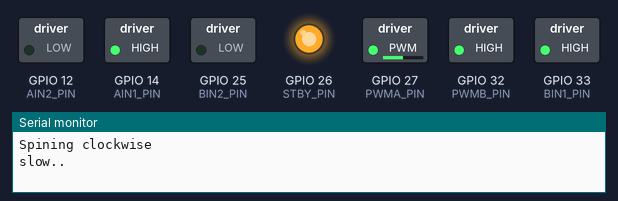
Bench run of a sketch on a simulated ESP32. Shown: switched loads named in the sketch (green lamp = pin HIGH), output pins drawn as LEDs (lit = HIGH), the last lines printed to the serial monitor.

Above: at 0.05 s.
At 6.05 s:
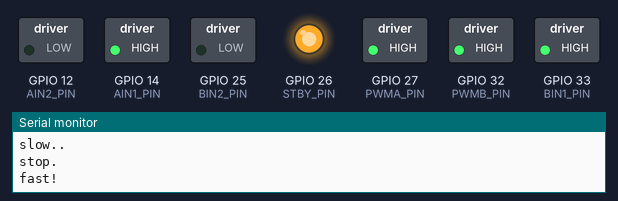
At 11.95 s:
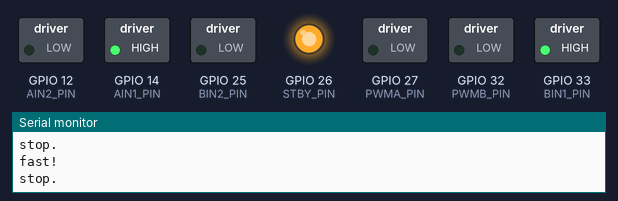
Timing chart, 0 to 15.6 s (numbered marks = the images above):
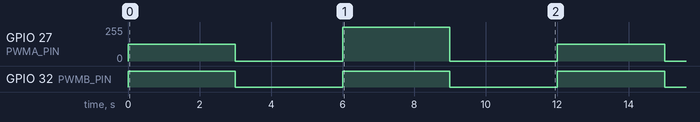

Measured:
- by itself, GPIO 27 (PWMA_PIN): repeats every 12.0 s: 0/255 3.0 s, 255/255 3.0 s, 0/255 3.0 s, 127/255 3.0 s
- by itself, GPIO 32 (PWMB_PIN): alternates HIGH for 3.0 s and LOW for 3.0 s

The sketch:

03-change-speed.ino
```cpp
#include <Arduino.h>

int PWM_FREQ = 5000;
int PWM_RESOLUTION = 10;

int PWMA_CHANNEL = 0;

int PWMA_PIN = 27;

int PWMB_CHANNEL = 1;

int PWMB_PIN = 32;

int AIN1_PIN = 14;
int AIN2_PIN = 12;

int BIN1_PIN = 33;
int BIN2_PIN = 25;

int STBY_PIN = 26;

int MAX_DUTY_CYCLE = (int)(pow(2, PWM_RESOLUTION) - 1);

void setupPwmPin(uint8_t pin, uint8_t channel)
{
  ledcSetup(PWMA_CHANNEL, PWM_FREQ, PWM_RESOLUTION);
  ledcAttachPin(pin, channel);
}

void setupSerial()
{
  Serial.begin(115200);
}

void changeToCw(int cw)
{
  if (cw == 1)
  {
    Serial.println("Spining clockwise");
    // IN1 pins should be high and IN2 should be low to spin clockwise
    digitalWrite(AIN1_PIN, 1);
    digitalWrite(AIN2_PIN, 0);
    digitalWrite(BIN1_PIN, 1);
    digitalWrite(BIN2_PIN, 0);
  }
  else if (cw == 0)
  {
    Serial.println("Spining counterclockwise");
    // IN1 pins should be low and IN2 pins should be high to spin counter-clockwise
    digitalWrite(AIN1_PIN, 0);
    digitalWrite(AIN2_PIN, 1);
    digitalWrite(BIN1_PIN, 0);
    digitalWrite(BIN2_PIN, 1);
  }
}

void setupPins()
{
  // output pin must be configured as outputs
  pinMode(AIN1_PIN, OUTPUT);
  pinMode(AIN2_PIN, OUTPUT);
  pinMode(BIN1_PIN, OUTPUT);
  pinMode(BIN2_PIN, OUTPUT);
  pinMode(STBY_PIN, OUTPUT);

  // setup PWM pin for pwm outputs
  setupPwmPin(PWMA_PIN, PWMA_CHANNEL);
  setupPwmPin(PWMB_PIN, PWMB_CHANNEL);
}

void standby(int shouldStandby)
{
  // shouldStandBy = 1: standby
  // shouldStandBy = 0: let the motor move
  if (shouldStandby == 1)
  {
    // standby need to be low i.e. 0 to activate
    digitalWrite(STBY_PIN, 0);
  }
  else
  {
    digitalWrite(STBY_PIN, 1);
  }
}

void setup()
{
  setupSerial();

  setupPins();

  // deactivate standby
  standby(0);

  // change to clockwise
  changeToCw(1);
}

int FAST = MAX_DUTY_CYCLE;
int SLOW = MAX_DUTY_CYCLE / 2;
int STOP = 0;

void loop()
{
  /* TODO: complete this sequence:
  1. Spin slow for 3 seconds
  2. Stop for 3 seconds
  3. Spin fast for 3 seconds
  4. Stop for 3 seconds

  Also print messages in serial to indicate what's going on
  */
  Serial.println("slow..");
  ledcWrite(PWMA_CHANNEL, SLOW);
  ledcWrite(PWMB_CHANNEL, SLOW);
  delay(3000);
  Serial.println("stop.");
  ledcWrite(PWMA_CHANNEL, 0);
  ledcWrite(PWMB_CHANNEL, 0);
  delay(3000);
  Serial.println("fast!");
  ledcWrite(PWMA_CHANNEL, FAST);
  ledcWrite(PWMB_CHANNEL, FAST);
  delay(3000);
  Serial.println("stop.");
  ledcWrite(PWMA_CHANNEL, 0);
  ledcWrite(PWMB_CHANNEL, 0);
  delay(3000);
}
```
